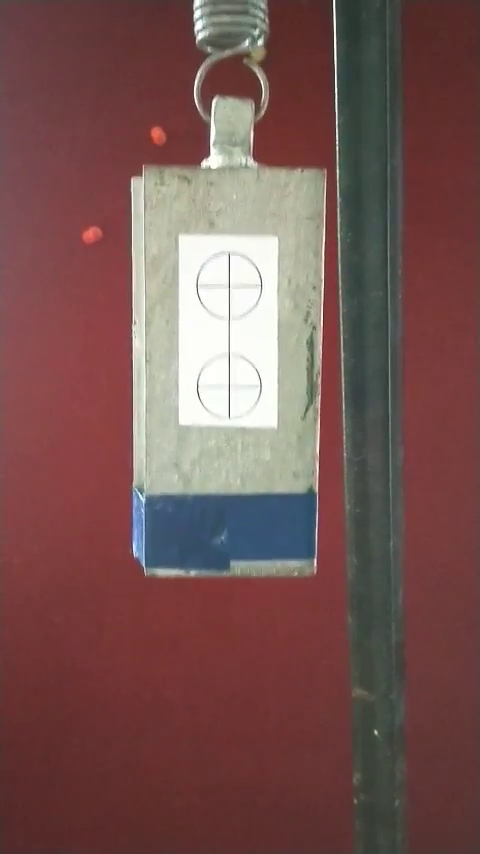
#> input picture frame 44 of data/video.mp4, 480 x 854 px
$ jupyter execute 'Check Calibration Video.ipynb'   (shell and % lines are left out)
#> lines starting #> are read from the running program, lines starting #| are printed output that depends on the picture
[cell 1]
import warnings
warnings.filterwarnings('default')

[cell 2]
import os
import numpy as np
import matplotlib
matplotlib.use('Agg')

import matplotlib.pyplot as plt
import matplotlib.patches as patches
from matplotlib.animation import FuncAnimation
from ipywidgets import interact
from mpl_toolkits.axes_grid1.inset_locator import zoomed_inset_axes, mark_inset

import lvm_read
import pyFRF
import pyidi
import pyEMA

import tqdm
import cv2
import cv2
import numpy as np
import matplotlib.pyplot as plt
from scipy.signal import butter, find_peaks
import tqdm

[cell 3]
# Load Video
def loadVideo(video_path):
#> called with video_path = 'data/video.mp4'
    image_sequence = []

    video = cv2.VideoCapture(video_path)
    fps = video.get(cv2.CAP_PROP_FPS)

    height = video.get(cv2.CAP_PROP_FRAME_HEIGHT)
    width = video.get(cv2.CAP_PROP_FRAME_WIDTH)

    while video.isOpened():
        ret, frame = video.read()
#> frame is the input picture: shape (854, 480, 3); mean B, G, R 82.4, 85.1, 119.3

        if ret is False:
            break
        frame = cv2.cvtColor(frame, cv2.COLOR_BGR2GRAY)
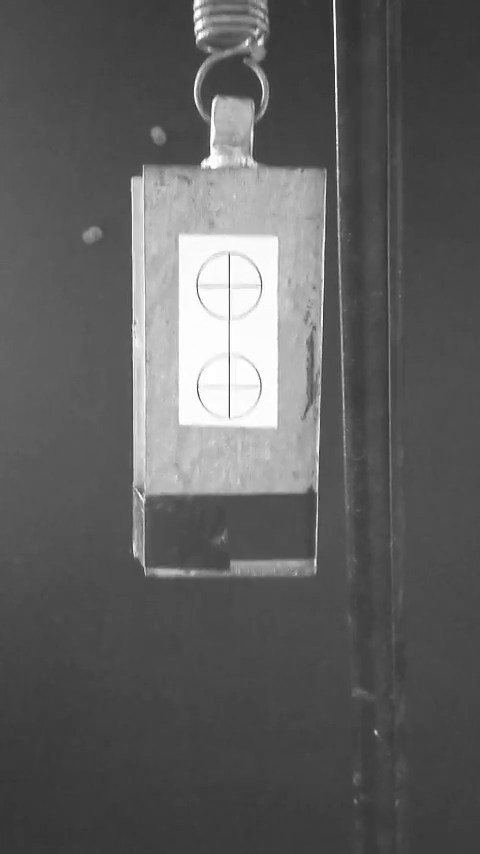
#> frame: shape (854, 480); min 31, max 255, mean 95
        image_sequence.append(frame[:, :])

    video.release()

    return np.asarray(image_sequence), fps, height, width


$ run again, starting later in the video
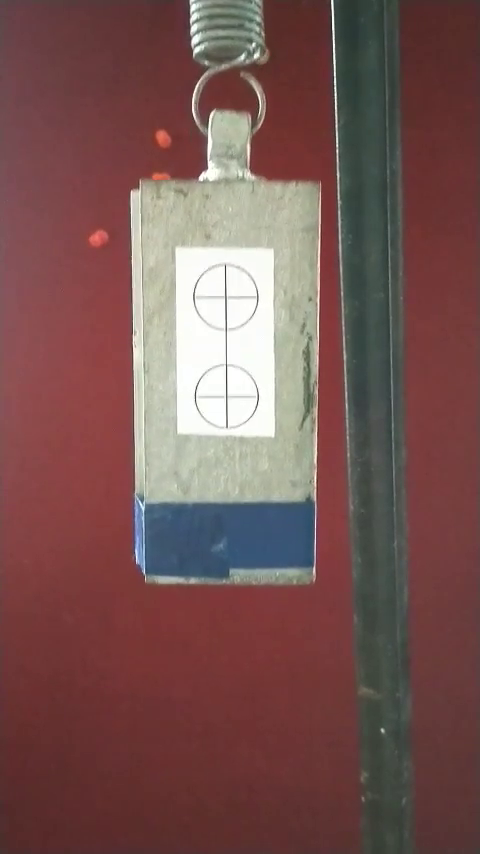
#> input picture frame 201 of data/video.mp4, 480 x 854 px
#> in loadVideo, frame is the input picture: shape (854, 480, 3); mean B, G, R 82.9, 85.4, 119.9
#> in loadVideo, `frame = cv2.cvtColor(frame, cv2.COLOR_BGR2GRAY)`:
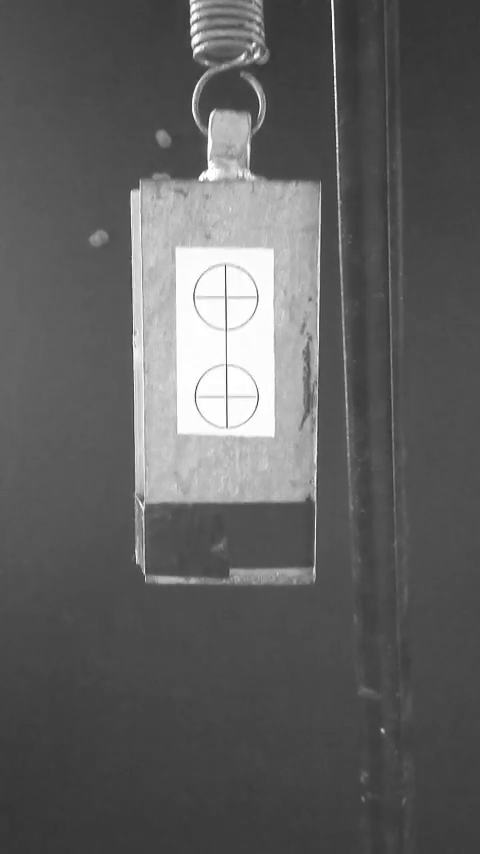
#> frame: shape (854, 480); min 32, max 255, mean 95.4

$ run again, starting later in the video
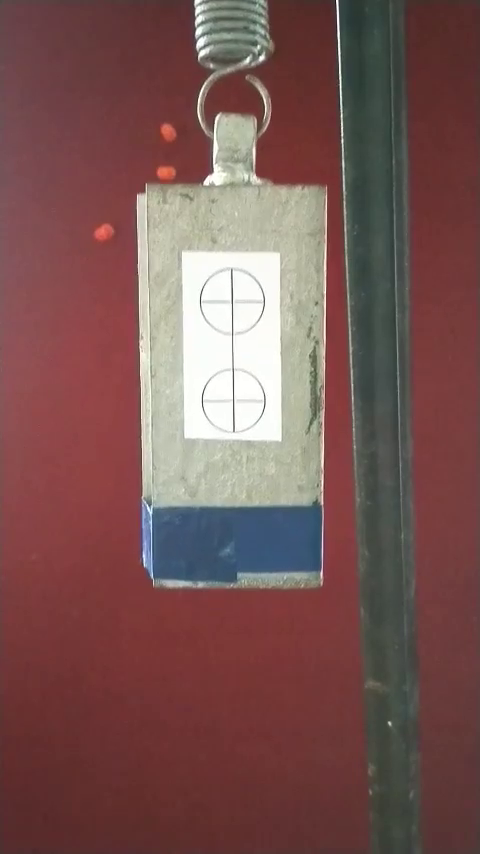
#> input picture frame 358 of data/video.mp4, 480 x 854 px
#> in loadVideo, frame is the input picture: shape (854, 480, 3); mean B, G, R 83.6, 85.8, 121.4
#> in loadVideo, `frame = cv2.cvtColor(frame, cv2.COLOR_BGR2GRAY)`:
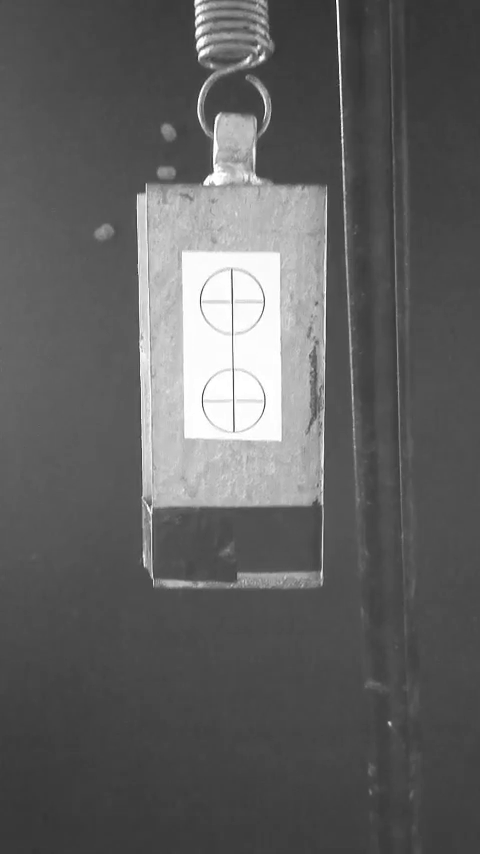
#> frame: shape (854, 480); min 19, max 255, mean 96.2
